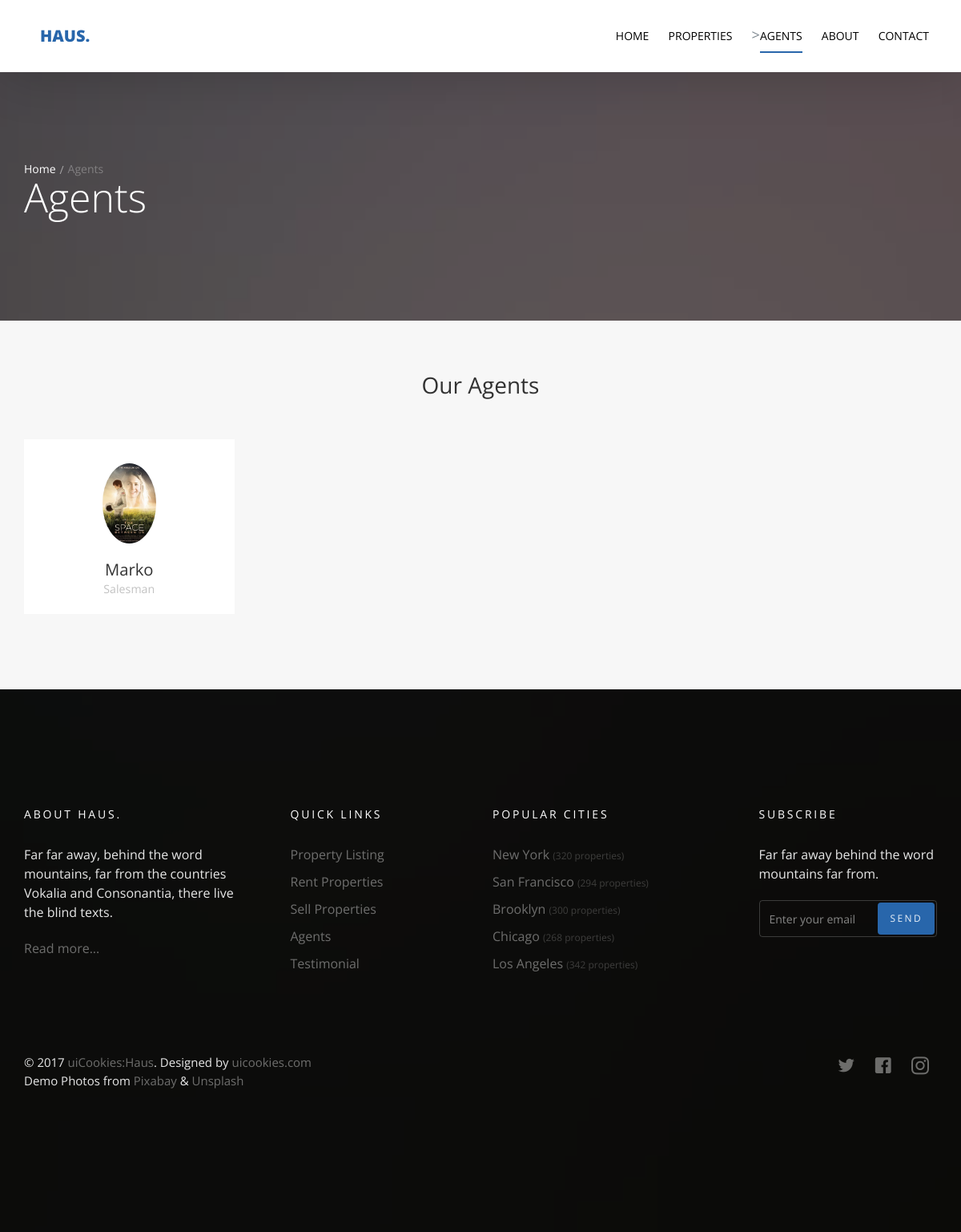
/agents/, run on the app's committed database.
### agents/models.py (models this page shows, shortened)
class Agent(models.Model):
    name = models.CharField(max_length=50)
    title = models.CharField(max_length=50)
    image = models.ImageField(upload_to='agents/')

### agents/views.py (the view)
# urls.py: path('', agents_list, name='agents_list'),
def agents_list(request):
    agents_list = Agent.objects.all()
    template = 'agents/agents.html'
    context = {
        'agents_list': agents_list
    }
    return render(request, template, context)

### agents/templates/agents/agents.html (shortened to what this page needs)
{% extends 'base.html' %}
{% block body %}
  <section class="probootstrap-slider flexslider2 page-inner">
    <div class="overlay"></div>
    <div class="probootstrap-wrap-banner">
      <div class="container">
        <div class="row">
          <div class="col-md-8">
            <div class="page-title probootstrap-animate">
              <div class="probootstrap-breadcrumbs">
                <a href="#">Home</a><span>Agents</span>
              </div>
              <h1>Agents</h1>
            </div>
          </div>
        </div>
      </div>
    </div>
    <ul class="slides">
      <li style="background-image: url(img/slider_1.jpg);"></li>
    </ul>
  </section>
  <section class="probootstrap-section probootstrap-section-lighter">
    <div class="container">
      <div class="row heading">
        <h2 class="mt0 mb50 text-center">Our Agents</h2>
      </div>
      <div class="row">
      {% for agent in agents_list %}
        <div class="col-md-3 col-sm-6">
          <div class="probootstrap-card probootstrap-person text-left">
            <div class="probootstrap-card-media">
              <img src="{{agent.image.url}}" class="img-responsive" alt="Free HTML5 Template by uicookies.com">
            </div>
            <div class="probootstrap-card-text">
              <h2 class="probootstrap-card-heading mb0">{{agent.name}}</h2>
              <p><small>{{agent.title}}</small></p>
            </div>
          </div>
        </div>
        {% endfor %}
      </div>
    </div>
  </section>
{% endblock body %}

### data on the page
Agent: image (picture), name "Marko", title "Salesman"
